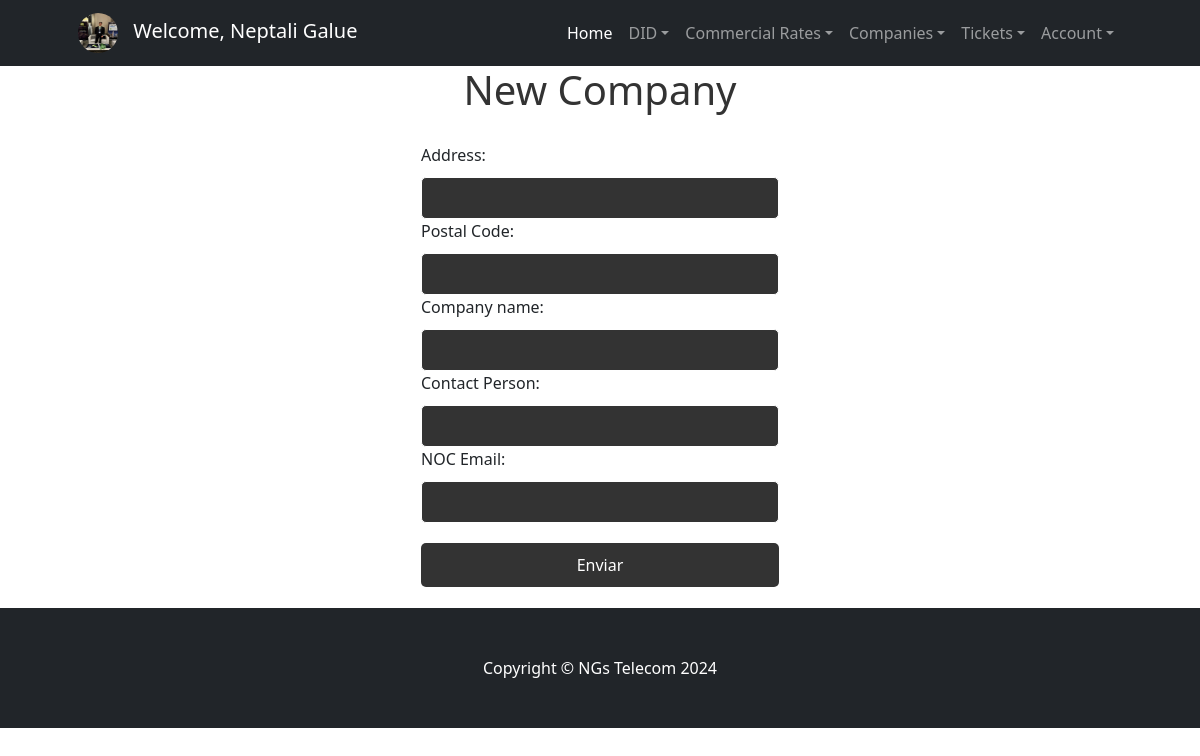
Screenshot of /DIDs/RegistrarComp/ (signed in) with the database file from the repository.
### accounts/models.py (models this page shows, shortened)
class CustomUser(AbstractUser):
    email = models.EmailField(unique=True)
    is_technical = models.BooleanField(default=False)
    is_commercial = models.BooleanField(default=False)
    avatar = models.ImageField(upload_to='avatars/', null=True, blank=True)  # Nuevo campo para el avatar
    USERNAME_FIELD = 'username'
    REQUIRED_FIELDS = ['email', 'first_name', 'last_name']

### DIDs/views.py (the view)
# urls.py: path('RegistrarComp/', CompaniaCreateView.as_view(), name="RegComp"),
@method_decorator(login_required, name='dispatch')
@method_decorator(technical_required, name='dispatch')
class CompaniaCreateView(CreateView):
    model = Compania
    template_name = 'dids/NewCompany.html'
    fields = ['direccion', 'codigo_postal', 'nombre', 'persona_contacto', 'NOCemail']
    success_url = reverse_lazy('Inicio')

### DIDs/templates/dids/NewCompany.html (shortened to what this page needs)
<!DOCTYPE html>
<html lang="en">
<head>
</head>
<body>
    {% extends "dids/inicio.html" %} {% load static %}
    {% block contenidoQueCambia %}
    <h1>New Company</h1>
    <form action="{% url 'RegComp' %}" method="post">
        <label for="direccion">Address:</label>
        <input type="text" id="direccion" name="direccion" maxlength="60" required>
        <label for="codigo_postal">Postal Code:</label>
        <input type="number" id="codigo_postal" name="codigo_postal" required>
        <label for="nombre">Company name:</label>
        <input type="text" id="nombre" name="nombre" maxlength="60" required>
        <label for="persona_contacto">Contact Person:</label>
        <input type="text" id="persona_contacto" name="persona_contacto" maxlength="60" required>
        <label for="NOCemail">NOC Email:</label>
        <input type="email" id="NOCemail" name="NOCemail" required>
        <input type="submit" value="Enviar">
    </form>
    {% endblock %}

### DIDs/templates/dids/inicio.html (shortened to what this page needs)
{% load static %}
<!DOCTYPE html>
<html lang="en">
<head>
    <link href="https://cdn.jsdelivr.net/npm/bootstrap-icons@1.4.1/font/bootstrap-icons.css" rel="stylesheet" />
    <link href="css/styles.css" rel="stylesheet" />
    <link href="{% static 'dids/css/styles.css' %}" rel="stylesheet" />
</head>
<body>
    <nav class="navbar navbar-expand-lg navbar-dark bg-dark">
        <div class="container px-lg-5">
            {% if user.is_authenticated %}
                <div class="navbar-brand">
                    {% if user.avatar %}
                        <img src="{{ user.avatar.url }}" alt="Avatar" class="avatar" style="border-radius: 50%; width: 40px; height: 40px; margin-right: 10px;">
                    {% else %}
                        <img src="{% static 'default-avatar.png' %}" alt="Avatar" class="avatar" style="border-radius: 50%; width: 40px; height: 40px; margin-right: 10px;">
                    {% endif %}
                    Welcome, {{ user.first_name }} {{ user.last_name }}
                </div>
            {% else %}
                <a class="navbar-brand" href="#!">NGs Telecom</a>
            {% endif %}
            <div class="collapse navbar-collapse" id="navbarSupportedContent">
                <ul class="navbar-nav ms-auto mb-2 mb-lg-0">
                    <li class="nav-item">
                        <a class="nav-link active" aria-current="page" href="{% url 'Inicio' %}">Home</a>
                    </li>
                    {% if user.is_authenticated %}
                        {% if user.is_technical %}
                            <li class="nav-item dropdown">
                                <a class="nav-link dropdown-toggle" href="#" id="navbarDropdownDID" role="button" data-bs-toggle="dropdown"
                                    aria-expanded="false">DID</a>
                            </li>
                            <li class="nav-item dropdown">
                                <a class="nav-link dropdown-toggle" href="#" id="navbarDropdownRates" role="button" data-bs-toggle="dropdown"
                                    aria-expanded="false">Commercial Rates</a>
                            </li>
                            <li class="nav-item dropdown">
                                <a class="nav-link dropdown-toggle" href="#" id="navbarDropdownCompanies" role="button" data-bs-toggle="dropdown"
                                    aria-expanded="false">Companies</a>
                            </li>
                        {% endif %}
                        <li class="nav-item dropdown">
                            <a class="nav-link dropdown-toggle" href="#" id="navbarDropdownTickets" role="button" data-bs-toggle="dropdown"
                                aria-expanded="false">Tickets</a>
                        </li>
                        <li class="nav-item dropdown">
                            <a class="nav-link dropdown-toggle" href="#" id="navbarDropdownAccount" role="button" data-bs-toggle="dropdown"
                                aria-expanded="false">Account</a>
                        </li>
                    {% else %}
                        <li class="nav-item">
                            <a class="nav-link" href="{% url 'Login' %}">Sign In</a>
                        </li>
                    {% endif %}
                </ul>
            </div>
        </div>
    </nav>
    {% block contenidoQueCambia %}{% endblock %}
<footer class="py-5 bg-dark">
    <div class="container">
        <p class="m-0 text-center text-white">Copyright &copy; NGs Telecom 2024</p>
    </div>
</footer>
</body>
</html>

### DIDs/templates/dids/NewCompany.html (style rules this page uses)
body { background-color: black; color: white; font-family: Arial, sans-serif; }
form { max-width: 400px; margin: 0 auto; padding: 20px; border: 1px solid white; border-radius: 10px; }
h1 { text-align: center; color: #333; }
label, input { display: block; width: 100%; margin-bottom: 10px; }
input[type="text"], input[type="number"], input[type="email"] { padding: 8px; border-radius: 5px; border: 1px solid white; background-color: #333; color: white; }
input[type="submit"] { padding: 10px 20px; border: none; border-radius: 5px; background-color: #333; color: white; cursor: pointer; margin-top: 20px; }

### rows the page displays
CustomUser: avatar (picture), first_name "Neptali", last_name "Galue"
